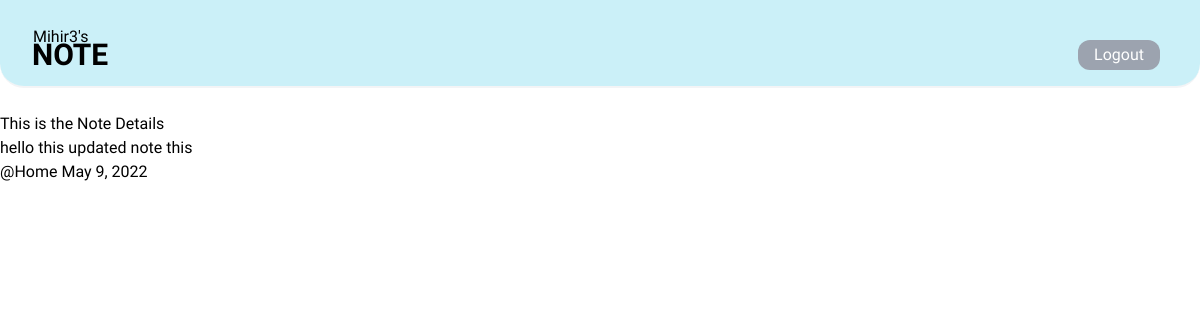
The app's page /note-details/46 (signed in) with its own data.
### base/models.py (models this page shows, shortened)
class Note(models.Model):
    user = models.ForeignKey(User, on_delete=models.CASCADE,null=True)
    lable = models.ForeignKey(Lable, on_delete=models.CASCADE)
    note = models.TextField()
    updated = models.DateTimeField(auto_now=True)
    created = models.DateTimeField(auto_now_add=True)
    def __str__(self):
        return self.note

class Lable(models.Model):
    host = models.ForeignKey(User, on_delete=models.SET_NULL, null =True )
    lable = models.CharField( max_length=200)
    update = models.DateField( auto_now=True)
    create =models.DateField(auto_now_add=True)
    class Meta:
        ordering=['-update','-create']

### base/views.py (the view)
# urls.py: path('note-details/<str:pk>', views.noteDetails, name='note-details'),
@login_required(login_url='login')
def noteDetails(request, pk):
    note = Note.objects.get(id=pk)
    context = {'note': note}
    return render(request, 'base/note_details.html', context)

### base/templates/base/note_details.html
{% extends 'main.html' %}
{% block content %}
<h1>This is the Note Details</h1>
{{note}}<br>
@{{note.lable.lable}}
{{note.updated |date}}
{% endblock content %}

### templates/navbar.html (shortened to what this page needs)
    <div class=" flex  items-center justify-between p-8 pb-2 mb-6 border-b-2  border-gray-100 rounded-b-3xl bg-[#cbf0f8] ">
        <h1 class="leading-tight">
            <span class="absolute top-[1.7rem] pl-[1px]"> {{request.user|capfirst}}'s</span>
            <a class="text-3xl font-extrabold" href="/">NOTE </a>
        </h1>
            <div class="login-details">
            {% if request.user.is_authenticated %}
            <a class="m-2   rounded-xl px-4 py-[3px] bg-gray-400 text-white" href="{% url 'logout' %}">Logout </a>
            {% else %}
            <a class="m-2 border-2 rounded-xl px-4 py-[3px] bg-blue-600 text-white" href={% url 'login' %}>Login </a>
{% endif %}
</div>
</div>

### templates/main.html (style rules this page uses)
* { font-family: "Lexend", sans-serif; }
.login-details { display: flex; align-items: center; }

### records on screen
Note: note "hello this updated note this", lable.lable "Home", updated "May 9, 2022"

### other values on screen
{{ request.user|capfirst }} "Mihir3"
